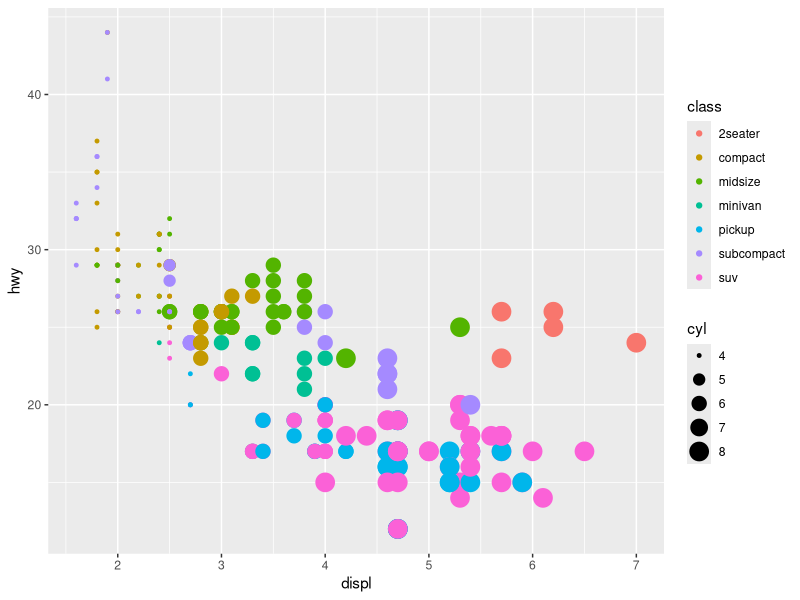

Source code (R):
#install.packages("tidyverse")
library(tidyverse)
ggplot(data = mpg) +
  geom_point(mapping = aes(x=displ, y=hwy, colour=class, size=cyl))
